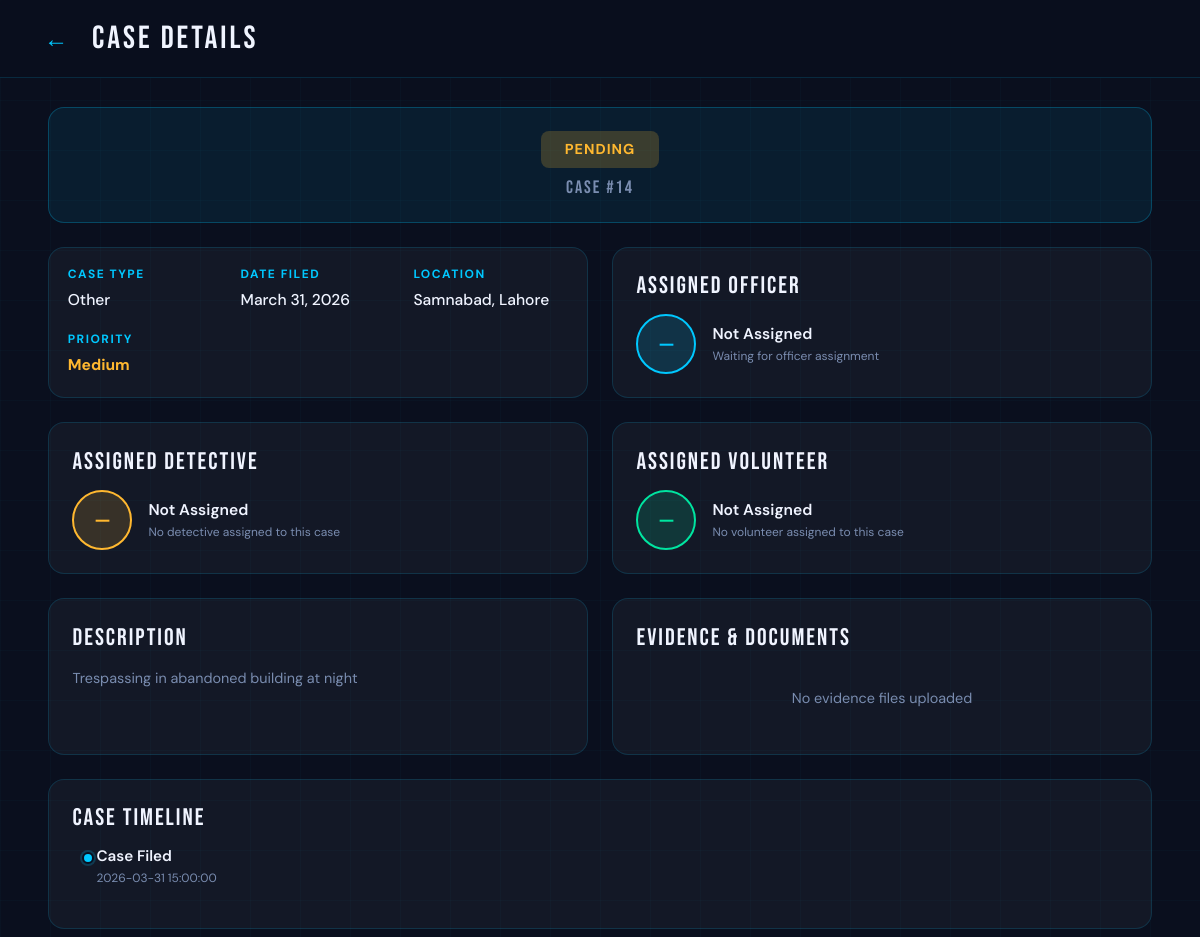
/case_detail/14, run on an earlier commit of the app's database.
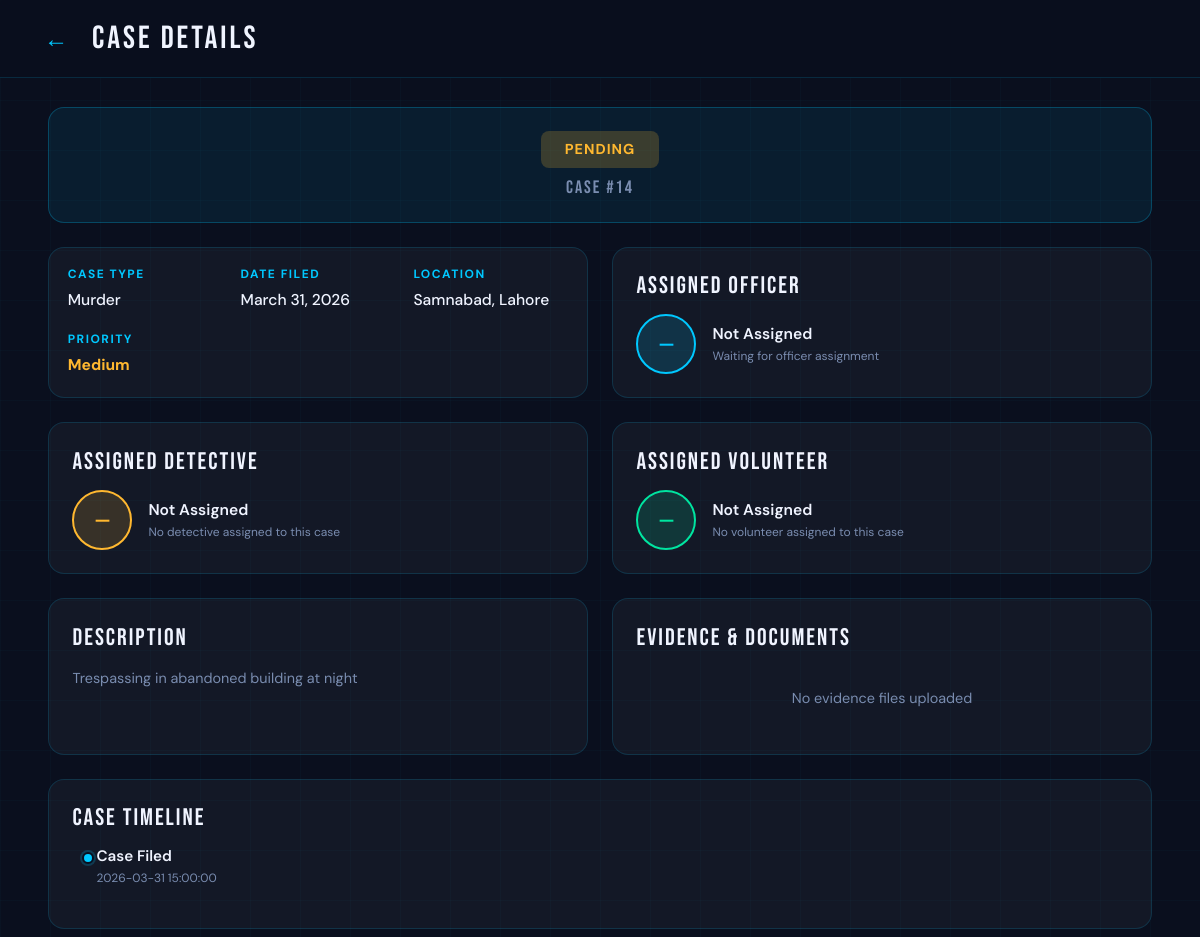
And on a later commit of the database.
### tables this page shows
CREATE TABLE CrimeCategories (
    category_id INTEGER PRIMARY KEY AUTOINCREMENT,
    name TEXT UNIQUE NOT NULL
);

### app.py (the view)
@app.route('/case_detail/<int:case_id>')
def case_detail(case_id):
    db = get_db_connection()
    is_assigned = request.args.get('assigned') == '1'
    is_detective = request.args.get('detective') == '1'
    case = db.execute('''
        SELECT c.complaint_id, cc.name as category_name, c.description,
               c.location, c.status, c.created_at,
               cs.priority, cs.notes,
               ap_police.name as officer_name,
               ap_police.badge_number as officer_badge,
               ap_detective.name as detective_name,
               ap_detective.badge_number as detective_badge,
               det.specialization as detective_specialization,
               vol.full_name as volunteer_name
        FROM Complaints c
        JOIN CrimeCategories cc ON c.category_id = cc.category_id
        LEFT JOIN Cases cs ON c.complaint_id = cs.complaint_id
        LEFT JOIN AuthorizedPersonnel ap_police ON cs.assigned_police_id = ap_police.personnel_id
        LEFT JOIN AuthorizedPersonnel ap_detective ON cs.assigned_detective_id = ap_detective.personnel_id
        LEFT JOIN Detectives det ON ap_detective.personnel_id = det.personnel_id
        LEFT JOIN Citizens vol ON cs.assigned_volunteer_id = vol.citizen_id
        WHERE c.complaint_id = ?
    ''', (case_id,)).fetchone()
    evidence_files = []
    if case:
        evidence = db.execute('''
            SELECT file_url
            FROM Evidence
            WHERE complaint_id = ?
        ''', (case_id,)).fetchall()
        for e in evidence:
            filename = e['file_url'].split('/')[-1] if e['file_url'] else 'Unknown file'
            evidence_files.append({
                'name': filename,
                'url': e['file_url']
            })
    timeline = []
    if case:
        timeline.append({
            'event': 'Case Filed',
            'date': case['created_at']
        })
        if case['status'] != 'Pending' and case['status']:
            timeline.append({
                'event': f"Status: {case['status']}",
                'date': case['created_at']
            })
        if case['officer_name']:
            timeline.append({
                'event': f"Police Officer Assigned: {case['officer_name']}",
                'date': case['created_at']
            })
        if case['detective_name']:
            timeline.append({
                'event': f"Detective Assigned: {case['detective_name']}",
                'date': case['created_at']
            })
        if case['volunteer_name']:
            timeline.append({
                'event': f"Volunteer Assigned: {case['volunteer_name']}",
                'date': case['created_at']
            })
    db.close()
    if not case:
        flash('Case not found', 'error')
        return redirect(url_for('case_tracking'))
    case_dict = dict(case)
    case_dict['evidence_files'] = evidence_files
    case_dict['timeline'] = timeline
    if case_dict['created_at']:
        try:
            dt = datetime.strptime(case_dict['created_at'], '%Y-%m-%d %H:%M:%S')
            case_dict['date_filed'] = dt.strftime('%B %d, %Y')
        except:
            case_dict['date_filed'] = case_dict['created_at']
    return render_template('case_detail.html', case=case_dict, is_assigned=is_assigned, is_detective=is_detective)

### app.py (called while the page is built)
def get_db_connection():
    conn = sqlite3.connect(DATABASE)
    conn.row_factory = sqlite3.Row
    return conn

### templates/case_detail.html (shortened to what the changed rows need)
<!DOCTYPE html>
<html lang="en">
<head>
</head>
<body>
  <div class="app-container">
    <div class="app-content">
      <div class="content">
        {% if case %}
        <div class="detail-grid">
          <div class="status-banner">
            <div class="status-badge {% if case.status == 'Pending' %}sb-pending{% elif case.status == 'In Progress' %}sb-progress{% elif case.status == 'Resolved' %}sb-resolved{% else %}sb-progress{% endif %}">
              {{ case.status if case.status else 'In Progress' }}
            </div>
            <div class="status-case-num">CASE #{{ case.complaint_id }}</div>
          </div>
          <div class="info-grid">
            <div class="info-item">
              <div class="info-label">Case Type</div>
              <div class="info-value">{{ case.category_name if case.category_name else 'Not specified' }}</div>
            </div>
            <div class="info-item">
              <div class="info-label">Date Filed</div>
              <div class="info-value">{{ case.date_filed if case.date_filed else case.created_at if case.created_at else 'Not specified' }}</div>
            </div>
            <div class="info-item">
              <div class="info-label">Location</div>
              <div class="info-value">{{ case.location if case.location else 'Not specified' }}</div>
            </div>
            <div class="info-item">
              <div class="info-label">Priority</div>
              <div class="info-value highlight">{{ case.priority if case.priority else 'Medium' }}</div>
            </div>
          </div>
          <div class="block">
            <div class="block-title">Assigned Officer</div>
            {% if case.officer_name %}
            <div class="officer-row">
              <div class="officer-avatar">{{ case.officer_name[:2].upper() if case.officer_name|length >= 2 else case.officer_name[0].upper() }}</div>
              <div>
                <div class="officer-name">{{ case.officer_name }}</div>
                <div class="officer-badge">Badge: {{ case.officer_badge if case.officer_badge else 'N/A' }}</div>
              </div>
            </div>
            {% else %}
            <div class="officer-row">
              <div class="officer-avatar">—</div>
              <div>
                <div class="officer-name">Not Assigned</div>
                <div class="officer-badge">Waiting for officer assignment</div>
              </div>
            </div>
            {% endif %}
          </div>
          <div class="block">
            <div class="block-title">Assigned Detective</div>
            {% if case.detective_name %}
            <div class="officer-row">
              <div class="officer-avatar detective-avatar">{{ case.detective_name[:2].upper() if case.detective_name|length >= 2 else case.detective_name[0].upper() }}</div>
              <div>
                <div class="officer-name">{{ case.detective_name }}</div>
                <div class="officer-badge">Badge: {{ case.detective_badge if case.detective_badge else 'N/A' }}</div>
                {% if case.detective_specialization %}
                <div class="officer-sub">🔑 {{ case.detective_specialization }}</div>
                {% endif %}
              </div>
            </div>
            {% else %}
            <div class="officer-row">
              <div class="officer-avatar detective-avatar">—</div>
              <div>
                <div class="officer-name">Not Assigned</div>
                <div class="officer-badge">No detective assigned to this case</div>
              </div>
            </div>
            {% endif %}
          </div>
          <div class="block">
            <div class="block-title">Assigned Volunteer</div>
            {% if case.volunteer_name %}
            <div class="officer-row">
              <div class="officer-avatar volunteer-avatar">{{ case.volunteer_name[:2].upper() if case.volunteer_name|length >= 2 else case.volunteer_name[0].upper() }}</div>
              <div>
                <div class="officer-name">{{ case.volunteer_name }}</div>
                <div class="officer-badge">Community Volunteer</div>
              </div>
            </div>
            {% else %}
            <div class="officer-row">
              <div class="officer-avatar volunteer-avatar">—</div>
              <div>
                <div class="officer-name">Not Assigned</div>
                <div class="officer-badge">No volunteer assigned to this case</div>
              </div>
            </div>
            {% endif %}
          </div>
          <div class="block">
            <div class="block-title">Description</div>
            <div class="block-text">{{ case.description if case.description else 'No description provided' }}</div>
          </div>
          <div class="block">
            <div class="block-title">Evidence & Documents</div>
            {% if case.evidence_files %}
              {% for file in case.evidence_files %}
              <div class="evidence-item">
                <span class="evidence-icon">📎</span>
                <div>
                  <div class="evidence-name">{{ file.name }}</div>
                  <div class="evidence-size">Uploaded file</div>
                </div>
              </div>
              {% endfor %}
            {% else %}
              <div class="block-text" style="text-align:center;padding:20px;">No evidence files uploaded</div>
            {% endif %}
          </div>
          <div class="block block-full">
            <div class="block-title">Case Timeline</div>
            <div class="timeline">
              {% if case.timeline %}
                {% for event in case.timeline %}
                <div class="tl-item">
                  <div class="tl-event">{{ event.event }}</div>
                  <div class="tl-date">{{ event.date }}</div>
                </div>
                {% endfor %}
              {% endif %}
            </div>
          </div>
        </div>
        {% endif %}
      </div>
    </div>
  </div>
</body>
</html>

What changed in the data, as far as the page shows it:
changed CrimeCategories: name "Other" → "Murder"
